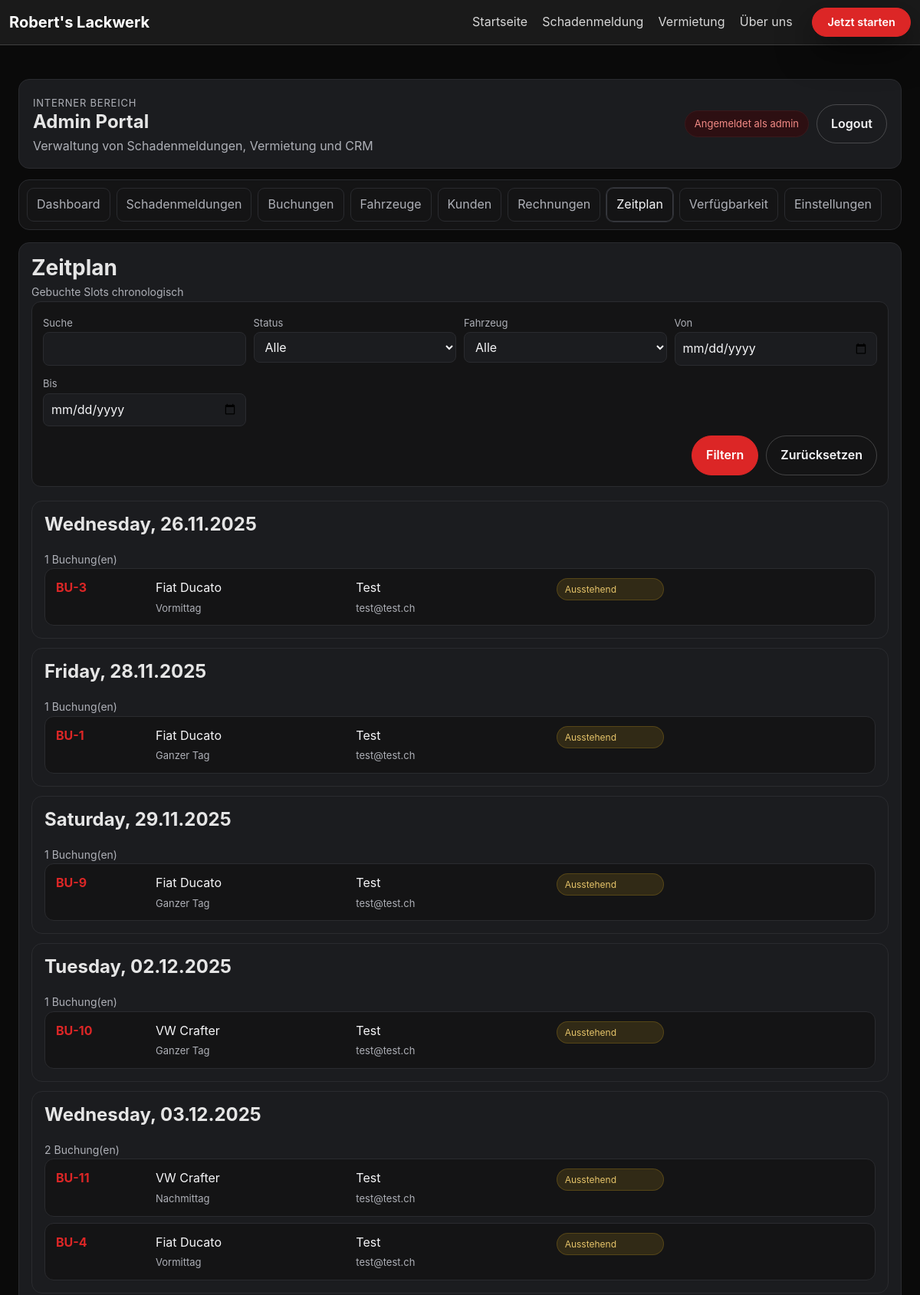
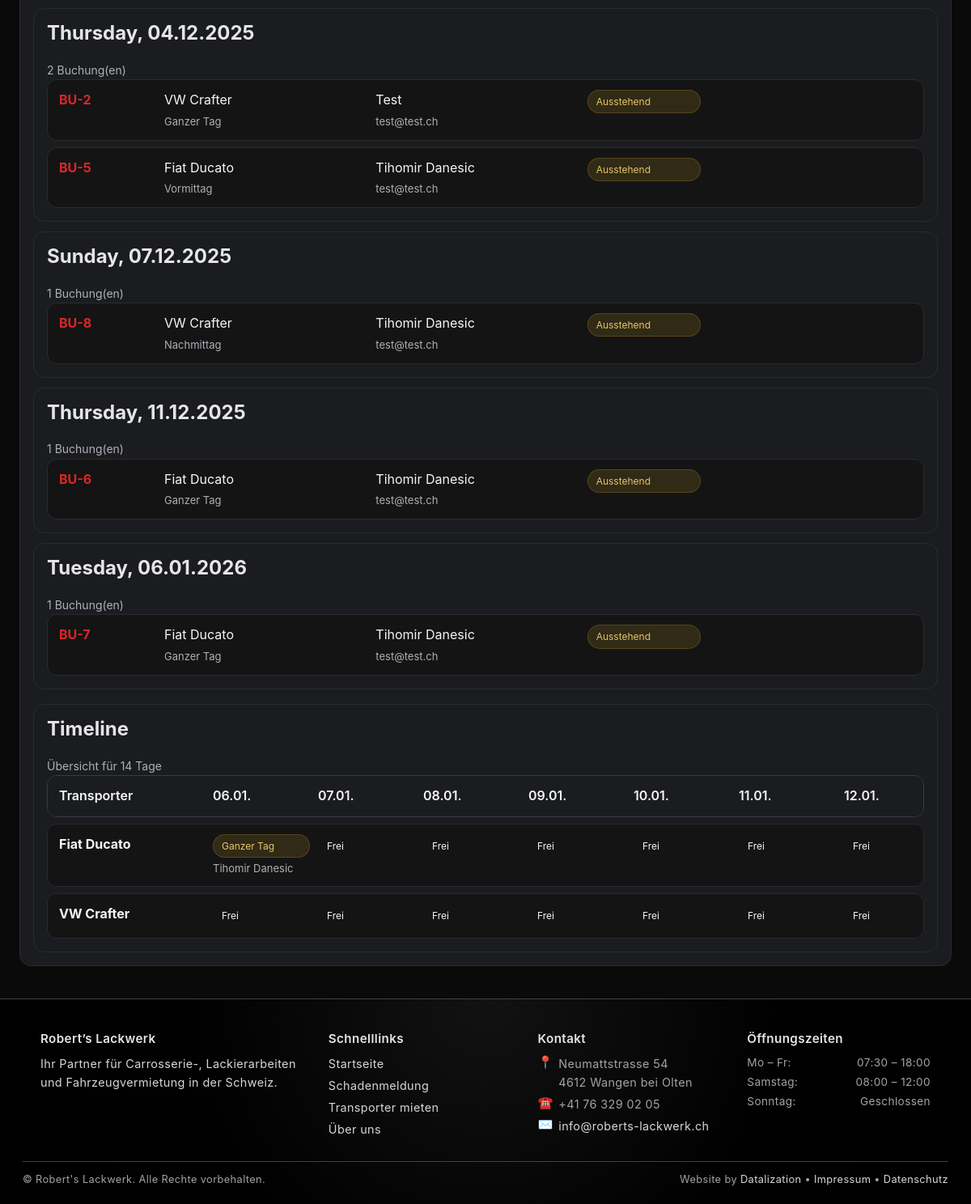
The app's page /intern/zeitplan/ (signed in) with its own data (2 pictures, top to bottom).
### main/models.py (models this page shows, shortened)
class Booking(models.Model):
    STATUS_CHOICES = [
        ("pending", "Ausstehend"),
        ("confirmed", "Bestätigt"),
        ("completed", "Abgeschlossen"),
        ("cancelled", "Storniert"),
    ]
    TIME_SLOTS = [
        ("MORNING", "Vormittag"),
        ("AFTERNOON", "Nachmittag"),
        ("FULLDAY", "Ganzer Tag"),
    ]
    INSURANCE_CHOICES = [
        ("basic", "Basis"),
        ("full", "Vollkasko"),
        ("premium", "Premium"),
    ]
    KM_CHOICES = [
        ("100km", "100 km"),
        ("200km", "200 km"),
        ("unlimited", "Unbegrenzt"),
    ]
    PAYMENT_STATUS_CHOICES = [
        ("unpaid", "Offen"),
        ("paid", "Bezahlt"),
        ("refunded", "Erstattet"),
    ]
    transporter  = models.ForeignKey(Transporter, on_delete=models.CASCADE)
    vehicle = models.ForeignKey(Vehicle, on_delete=models.SET_NULL, null=True, blank=True, related_name="bookings")
    customer = models.ForeignKey(Customer, on_delete=models.SET_NULL, null=True, blank=True, related_name="bookings")
    date         = models.DateField()
    time_slot    = models.CharField(max_length=10, choices=TIME_SLOTS)
    pickup_date  = models.DateField(null=True, blank=True)
    return_date  = models.DateField(null=True, blank=True)
    pickup_time  = models.CharField(max_length=5, blank=True)
    return_time  = models.CharField(max_length=5, blank=True)
    customer_name   = models.CharField(max_length=100)
    customer_email  = models.EmailField()
    customer_phone  = models.CharField(max_length=50)
    customer_address        = models.CharField("Adresse", max_length=255)
    driver_license_number   = models.CharField("Führerscheinnummer", max_length=100)
    additional_insurance = models.BooleanField(default=False)
    moving_blankets      = models.BooleanField(default=False)
    hand_truck           = models.BooleanField(default=False)
    tie_down_straps      = models.BooleanField(default=False)
    additional_notes     = models.TextField(blank=True, null=True)
    status = models.CharField(max_length=20, choices=STATUS_CHOICES, default="pending")
    admin_notes = models.TextField(blank=True)
    km_package = models.CharField(max_length=20, choices=KM_CHOICES, default="100km")
    extras = models.JSONField(default=list, blank=True)
    insurance = models.CharField(max_length=20, choices=INSURANCE_CHOICES, default="basic")
    total_price = models.DecimalField(max_digits=10, decimal_places=2, default=0)
    PAYMENT_METHOD_CHOICES = [
        ("CARD", "Kreditkarte (Stripe)"),
        ("CASH", "Barzahlung"),
    ]
    payment_method = models.CharField(max_length=10, choices=PAYMENT_METHOD_CHOICES, default="CASH")
    payment_status = models.CharField(max_length=10, choices=PAYMENT_STATUS_CHOICES, default="unpaid")
    transaction_id = models.CharField(max_length=100, blank=True)
    created_at = models.DateTimeField(auto_now_add=True)
    updated_at = models.DateTimeField(auto_now=True)
    class Meta:
        unique_together = ("transporter", "date", "time_slot")
        indexes = [models.Index(fields=["transporter", "date"])]

class Transporter(models.Model):
    BUCHUNG_OPTIONEN = [
        ('vormittag', 'Vormittag'),
        ('nachmittag', 'Nachmittag'),
        ('ganztag', 'Ganztag'),
    ]
    name         = models.CharField(max_length=100)
    kennzeichen  = models.CharField(max_length=20, unique=True)
    farbe = models.CharField("Farbe", max_length=50, blank=True)
    preis_chf = models.DecimalField("Preis (CHF)", max_digits=7, decimal_places=2, default=0)
    verfuegbar_ab = models.DateField()
    bild = models.ImageField(
        upload_to="transporter_bilder/",
        blank=True,
        null=True,
        help_text="Bild des Transporters hochladen"
    )
    description = models.TextField(blank=True, default="")
    buchung = models.CharField(
        max_length=20,
        choices=BUCHUNG_OPTIONEN,
        blank=True,
        null=True,
        help_text="Verfügbare Buchungsoption"
    )

### adminportal/views.py (the view)
# urls.py: path("zeitplan/", views.schedule, name="portal_schedule"),
@login_required
@user_passes_test(_is_staff)
def schedule(request):
    ctx = _base_context("schedule")
    q = request.GET.get("q")
    transporter_id = request.GET.get("transporter")
    status = request.GET.get("status")
    date_from = request.GET.get("from")
    date_to = request.GET.get("to")
    qs = Booking.objects.select_related("transporter").order_by("date", "time_slot")
    if q:
        qs = qs.filter(Q(customer_name__icontains=q) | Q(transporter__name__icontains=q))
    if transporter_id:
        qs = qs.filter(transporter_id=transporter_id)
    if status:
        qs = qs.filter(status=status)
    if date_from:
        qs = qs.filter(date__gte=date_from)
    if date_to:
        qs = qs.filter(date__lte=date_to)
    grouped = {}
    for booking in qs[:300]:
        grouped.setdefault(booking.date, []).append(booking)
    try:
        start_date = timezone.datetime.fromisoformat(date_from).date() if date_from else timezone.localdate()
    except Exception:
        start_date = timezone.localdate()
    try:
        end_date = timezone.datetime.fromisoformat(date_to).date() if date_to else start_date + timedelta(days=13)
    except Exception:
        end_date = start_date + timedelta(days=13)
    timeline_dates = []
    d = start_date
    while d <= end_date and len(timeline_dates) < 31:
        timeline_dates.append(d)
        d += timedelta(days=1)
    bookings_in_range = qs.filter(date__range=(start_date, end_date)).select_related("transporter")
    booking_map = {(b.transporter_id, b.date): b for b in bookings_in_range}
    timeline_rows = []
    for transporter in Transporter.objects.all().order_by("name"):
        slots = []
        for day in timeline_dates:
            slots.append(booking_map.get((transporter.id, day)))
        timeline_rows.append({"transporter": transporter, "slots": slots})
    ctx["grouped_bookings"] = grouped
    ctx["timeline_dates"] = timeline_dates
    ctx["timeline_rows"] = timeline_rows
    ctx["transporters"] = Transporter.objects.all().order_by("name")
    ctx["filter"] = {
        "q": q or "",
        "status": status or "",
        "transporter": transporter_id or "",
        "from": date_from or "",
        "to": date_to or "",
    }
    return render(request, "adminportal/schedule.html", ctx)

### adminportal/views.py (called while the page is built)
def _is_staff(user):
    if not user.is_authenticated:
        return False
    if user.is_staff:
        return True
    return user.groups.filter(name__in=["admin", "manager", "employee"]).exists()

### adminportal/templates/adminportal/schedule.html (shortened to what this page needs)
{% extends "adminportal/base.html" %}
{% block portal_content %}
<section class="fig-admin__panel fig-admin__panel--wide">
  <header class="fig-admin__panel-header">
    <h3>Zeitplan</h3>
    <p class="fig-admin__panel-subtitle">Gebuchte Slots chronologisch</p>
  </header>
  <form method="get" class="fig-form">
    <div class="fig-form__grid">
      <div><label>Suche</label><input type="text" name="q" value="{{ filter.q }}"></div>
      <div>
        <label>Status</label>
        <select name="status">
          <option value="">Alle</option>
        </select>
      </div>
      <div>
        <label>Fahrzeug</label>
        <select name="transporter">
          <option value="">Alle</option>
        </select>
      </div>
      <div><label>Von</label><input type="date" name="from" value="{{ filter.from }}"></div>
      <div><label>Bis</label><input type="date" name="to" value="{{ filter.to }}"></div>
    </div>
    <div class="fig-form__actions">
      <button class="fig-btn fig-btn--primary" type="submit">Filtern</button>
      <a class="fig-btn fig-btn--ghost" href="{% url 'portal_schedule' %}">Zurücksetzen</a>
    </div>
  </form>
  {% if grouped_bookings %}
    {% for date, items in grouped_bookings.items %}
      <div class="fig-admin__panel" style="margin-bottom:12px;">
        <div class="fig-admin__panel-header">
          <h4>{{ date|date:"l, d.m.Y" }}</h4>
          <p class="fig-admin__panel-subtitle">{{ items|length }} Buchung(en)</p>
        </div>
        <div class="fig-table">
          {% for booking in items %}
            <div class="fig-table__row">
              <div class="fig-table__cell fig-table__cell--id">
                <a href="{% url 'portal_booking_detail' booking.pk %}">BU-{{ booking.pk }}</a>
              </div>
              <div class="fig-table__cell">
                {{ booking.transporter.name }}
                <div class="fig-table__meta">{{ booking.get_time_slot_display }}</div>
              </div>
              <div class="fig-table__cell">
                {{ booking.customer_name }}
                <div class="fig-table__meta">{{ booking.customer_email }}</div>
              </div>
              <div class="fig-table__cell">
                {% if booking.status == "confirmed" %}
                  <span class="fig-badge fig-badge--success">Bestätigt</span>
                {% elif booking.status == "pending" %}
                  <span class="fig-badge fig-badge--warning">Ausstehend</span>
                {% elif booking.status == "completed" %}
                  <span class="fig-badge fig-badge--info">Abgeschlossen</span>
                {% elif booking.status == "cancelled" %}
                  <span class="fig-badge">Storniert</span>
                {% endif %}
              </div>
            </div>
          {% endfor %}
        </div>
      </div>
    {% endfor %}
  {% else %}
    <p class="fig-empty fig-table__empty">Keine Termine.</p>
  {% endif %}
  {% if timeline_rows %}
    <div class="fig-admin__panel" style="margin-top:18px;">
      <header class="fig-admin__panel-header">
        <h4>Timeline</h4>
        <p class="fig-admin__panel-subtitle">Übersicht für {{ timeline_dates|length }} Tage</p>
      </header>
      <div class="fig-table fig-table--scroll">
        <div class="fig-table__row fig-table__row--head" style="grid-template-columns:180px repeat({{ timeline_dates|length }},120px);overflow-x:auto;">
          <div class="fig-table__cell">Transporter</div>
          {% for day in timeline_dates %}
            <div class="fig-table__cell">{{ day|date:"d.m." }}</div>
          {% endfor %}
        </div>
        {% for row in timeline_rows %}
          <div class="fig-table__row" style="grid-template-columns:180px repeat({{ timeline_dates|length }},120px);overflow-x:auto;">
            <div class="fig-table__cell fig-table__cell--id">{{ row.transporter.name }}</div>
            {% for booking in row.slots %}
              <div class="fig-table__cell">
                {% if booking %}
                  <span class="fig-badge {% if booking.status == 'confirmed' %}fig-badge--success{% elif booking.status == 'pending' %}fig-badge--warning{% elif booking.status == 'cancelled' %}fig-badge--muted{% else %}fig-badge--info{% endif %}">
                    {{ booking.get_time_slot_display }}
                  </span>
                  <div class="fig-table__meta">{{ booking.customer_name }}</div>
                {% else %}
                  <span class="fig-badge fig-badge--ghost">Frei</span>
                {% endif %}
              </div>
            {% endfor %}
          </div>
        {% endfor %}
      </div>
    </div>
  {% endif %}
</section>
{% endblock %}

### adminportal/templates/adminportal/base.html
{% extends "base.html" %}
{% load static %}
{% block content %}
<div class="figma-home figma-home--admin">
  <header class="fig-admin__hero">
    <div>
      <p class="fig-eyebrow">Interner Bereich</p>
      <h1>Admin Portal</h1>
      <p class="fig-subtitle">
        {% if portal_settings and portal_settings.branding_text %}
          {{ portal_settings.branding_text }}
        {% else %}
          Verwaltung von Schadenmeldungen, Vermietung und CRM
        {% endif %}
      </p>
    </div>
    <div class="fig-admin__hero-actions">
      <span class="fig-admin__badge">Angemeldet als {{ request.user.username }}</span>
      <a class="fig-btn fig-btn--ghost" href="{% url 'admin_logout' %}">Logout</a>
    </div>
  </header>
  <nav class="fig-admin__tabs">
    <a class="fig-admin__tab {% if active_tab == 'dashboard' %}is-active{% endif %}" href="{% url 'portal_dashboard' %}">Dashboard</a>
    <a class="fig-admin__tab {% if active_tab == 'damage_reports' %}is-active{% endif %}" href="{% url 'portal_damage_reports' %}">Schadenmeldungen</a>
    <a class="fig-admin__tab {% if active_tab == 'bookings' %}is-active{% endif %}" href="{% url 'portal_bookings' %}">Buchungen</a>
    <a class="fig-admin__tab {% if active_tab == 'vehicles' %}is-active{% endif %}" href="{% url 'portal_vehicles' %}">Fahrzeuge</a>
    <a class="fig-admin__tab {% if active_tab == 'customers' %}is-active{% endif %}" href="{% url 'portal_customers' %}">Kunden</a>
    <a class="fig-admin__tab {% if active_tab == 'invoices' %}is-active{% endif %}" href="{% url 'portal_invoices' %}">Rechnungen</a>
    <a class="fig-admin__tab {% if active_tab == 'schedule' %}is-active{% endif %}" href="{% url 'portal_schedule' %}">Zeitplan</a>
    <a class="fig-admin__tab {% if active_tab == 'availability' %}is-active{% endif %}" href="{% url 'portal_availability' %}">Verfügbarkeit</a>
    <a class="fig-admin__tab {% if active_tab == 'settings' %}is-active{% endif %}" href="{% url 'portal_settings' %}">Einstellungen</a>
  </nav>
  {% block portal_content %}{% endblock %}
</div>
{% endblock %}

### static/css/design/variables.css (style rules this page uses)
:root { --bg:#0a0a0a;--bg-elevated:#111111;--bg-card:#1a1a1a;--bg-card-soft:#131313;--primary:#dc2626;--primary-soft:#ef4444;--primary-dark:#b91c1c;--border:#404040;--border-strong:#525252;--text:#e5e5e5;--text-soft:#d7d7d7;--text-muted:#a3a3a3;--error:#ef4444;--success:#22c55e;--radius-xs:4px;--radius-sm:8px;--radius-md:12px;--radius-lg:16px;--shadow-soft:0 18px 45px rgba(0,0,0,.5);--shadow-strong:0 25px 60px rgba(0,0,0,.65);--container-width:1350px;--spacing-2:.25rem;--spacing-4:.5rem;--spacing-6:.75rem;--spacing-8:1rem;--spacing-12:1.5rem;--spacing-16:2rem;--spacing-24:3rem;--transition-fast:150ms ease-out;--transition-med:220ms ease-out;--nav-height:72px;--font-base:16px;--font-lg:18px;--font-xl:22px;--font-xxl:34px;--line-height-base:1.6; }
html { font-size:100%; }
body { margin:0;padding:0;background:var(--bg);color:var(--text);font-family:-apple-system,BlinkMacSystemFont,"SF Pro Text","Segoe UI",system-ui,sans-serif;font-size:var(--font-base);line-height:var(--line-height-base);-webkit-font-smoothing:antialiased; }
h1,h2,h3,h4,h5,h6 { margin:0 0 var(--spacing-8);font-weight:700;color:var(--text); }
p { margin:0 0 var(--spacing-8);color:var(--text-soft); }
a { text-decoration:none;color:var(--primary);transition:color var(--transition-fast); }
*,*::before,*::after { box-sizing:border-box; }

### static/css/design/layout.css (style rules this page uses)
.page-bg { min-height:100vh;background:#0a0a0a;color:var(--text); }

### records on screen
Booking: date "Wednesday, 26.11.2025", items "1", pk "3", transporter.name "Fiat Ducato", time_slot "Vormittag", customer_name "Test", customer_email "test@test.ch", status "Ausstehend"
Booking: date "Friday, 28.11.2025", items "1", pk "1", transporter.name "Fiat Ducato", time_slot "Ganzer Tag", customer_name "Test", customer_email "test@test.ch", status "Ausstehend"
Booking: date "Saturday, 29.11.2025", items "1", pk "9", transporter.name "Fiat Ducato", time_slot "Ganzer Tag", customer_name "Test", customer_email "test@test.ch", status "Ausstehend"
Booking: date "Tuesday, 02.12.2025", items "1", pk "10", transporter.name "VW Crafter", time_slot "Ganzer Tag", customer_name "Test", customer_email "test@test.ch", status "Ausstehend"
Booking: date "Wednesday, 03.12.2025", items "2", pk "11", transporter.name "VW Crafter", time_slot "Nachmittag", customer_name "Test", customer_email "test@test.ch", status "Ausstehend"
Booking: pk "4", transporter.name "Fiat Ducato", time_slot "Vormittag", customer_name "Test", customer_email "test@test.ch", status "Ausstehend"
Booking: date "Thursday, 04.12.2025", items "2", pk "2", transporter.name "VW Crafter", time_slot "Ganzer Tag", customer_name "Test", customer_email "test@test.ch", status "Ausstehend"
Booking: pk "5", transporter.name "Fiat Ducato", time_slot "Vormittag", customer_name "Tihomir Danesic", customer_email "test@test.ch", status "Ausstehend"
Booking: date "Sunday, 07.12.2025", items "1", pk "8", transporter.name "VW Crafter", time_slot "Nachmittag", customer_name "Tihomir Danesic", customer_email "test@test.ch", status "Ausstehend"
Booking: date "Thursday, 11.12.2025", items "1", pk "6", transporter.name "Fiat Ducato", time_slot "Ganzer Tag", customer_name "Tihomir Danesic", customer_email "test@test.ch", status "Ausstehend"
Booking: date "Tuesday, 06.01.2026", items "1", pk "7", transporter.name "Fiat Ducato", time_slot "Ganzer Tag", customer_name "Tihomir Danesic", customer_email "test@test.ch", status "Ausstehend"
Transporter: transporter.name "Fiat Ducato"
Transporter: transporter.name "VW Crafter"

### other values on screen
{{ request.user.username }} "admin"
{{ timeline_dates|length }} "14"
{{ day|date:"d.m." }} "06.01." "07.01." "08.01." "09.01." "10.01." "11.01." "12.01."
